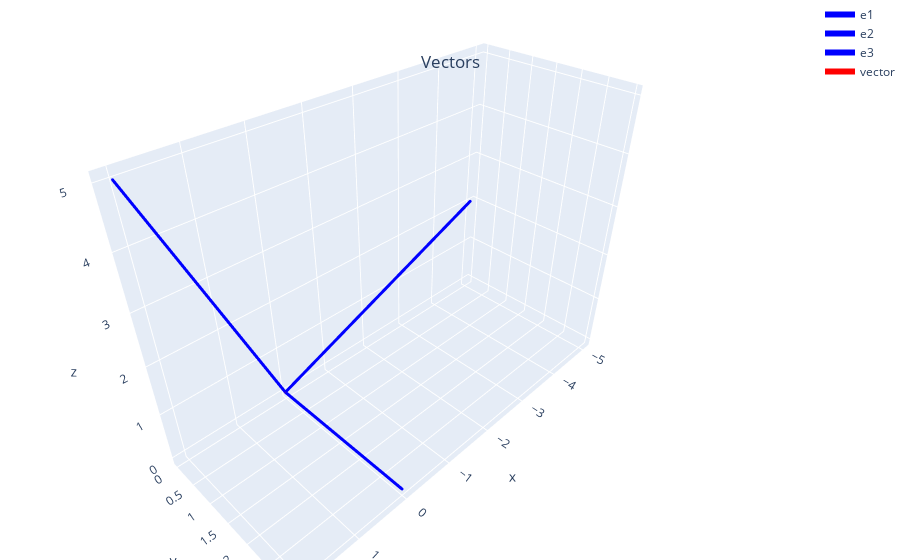

The code cell stored with this chart in its notebook:
### Markdown cell above
***Exemple 2:*** $V$=$\mathbb{R}^3$, muni du produit scalaire usuel, $B$:$\{u=(2,0,5),v=(0,3,0),w=(-5,0,2)\}$. on ramarque que $u.w$=0 et $v.w$=0. De plus, u, v et w sont linearment independents ce qui fais que $B$ est une base orthogonal de $V$ mais non orthonormale, car la norme des trois vecteurs est differente de 1.

### Code cell
W = (-5,0,2)
Visual(U,V,W)

### Figure 1 — Plotly figure (JSON) as saved in the notebook; plotly's stock layout.template omitted (floating-point values rounded to 4 significant figures)
{"data": [{"line": {"color": "blue", "width": 6}, "marker": {"color": "blue", "size": 1}, "name": "e1", "type": "scatter3d", "x": [0, 2], "y": [0, 0], "z": [0, 5]}, {"line": {"color": "blue", "width": 6}, "marker": {"color": "blue", "size": 1}, "name": "e2", "type": "scatter3d", "x": [0, 0], "y": [0, 3], "z": [0, 0]}, {"line": {"color": "blue", "width": 6}, "marker": {"color": "blue", "size": 1}, "name": "e3", "type": "scatter3d", "x": [0, -5], "y": [0, 0], "z": [0, 2]}, {"line": {"color": "red", "width": 6}, "marker": {"color": "red", "size": 1}, "name": "vector", "type": "scatter3d", "x": [0, 0], "y": [0, 0], "z": [0, 0]}], "layout": {"margin": {"b": 0, "l": 0, "r": 0, "t": 0}, "title": {"text": "Vectors", "x": 0.5, "xanchor": "center", "y": 0.9, "yanchor": "top"}}}
